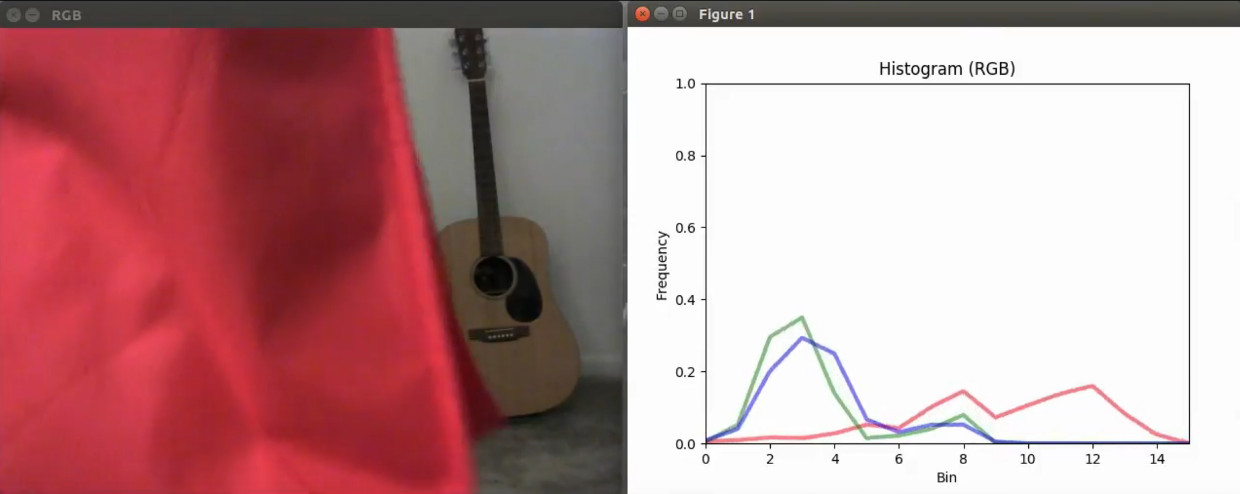
//> input picture images/rgb_histogram.jpg, 1240 x 494 px, given in place of the camera
$ ./colorthresh   (built with g++ and OpenCV 4)
//> lines starting //> are read from the running program, lines starting //| are printed output that depends on the picture; after the words box and inside, x2 and y2 are one past the last pixel; in counts of white or black regions, pixels touching at a corner belong together
#include <iostream>
#include <string>
#include <vector>
#include <opencv2/core/core.hpp>
#include <opencv2/highgui/highgui.hpp>
#include <opencv2/imgproc/imgproc.hpp>
#include <opencv2/videoio/videoio.hpp>

//! Defines for class internal use.
#define PIXEL_MIN 0
#define PIXEL_MAX 255
#define BTN_HUE 127

#define CTRL_WIN "Controls"
#define THRESH_WIN "Thresholded"
#define IM_WIN "Original"

#define COLOR_BGR 0
#define COLOR_GRAY 1
#define COLOR_HSV 2
#define COLOR_Lab 3
#define COLOR_Luv 4
#define COLOR_YCrCb 5
#define COLOR_YUV 6
#define NUM_COLOR_SPACES 7

enum Mode {
    IMAGE,
    VIDEO,
    CAM
};

//! Class for segmenting an image or video via color channel thresholding.
class ColorThreshold {
private:
    //! #img : Original image or video frame.
    //! #thresh : Thresholded image or video frame.
    //! #btn : Controls window clickable 'button' (btn) to display and change
    //!    current color space used for thresholding.
    //! #channels : Array of split channels for 3-channel color spaces
    //!    (not used for GRAY).
    cv::Mat img, thresh, btn, channels[3];

public:
    //! Controls window slider value vars, color space var, and mode enum.
    int ch0LowVal, ch0HighVal, ch1LowVal, ch1HighVal, ch2LowVal, ch2HighVal;
    int colorSpace;
    Mode mode;
    std::string source; // image or video source

    //! Update controls window clickable 'button' to display name of
    //! current color space.
    void updateButton() {
        cv::Mat btnWithText = btn.clone();
        std::string colorSpaceText;
        switch (colorSpace) {
            case COLOR_BGR: colorSpaceText = "BGR"; break;
            case COLOR_GRAY: colorSpaceText = "GRAY"; break;
            case COLOR_HSV: colorSpaceText = "HSV"; break;
            case COLOR_Lab: colorSpaceText = "Lab"; break;
            case COLOR_Luv: colorSpaceText = "Luv"; break;
            case COLOR_YCrCb: colorSpaceText = "YCrCb"; break;
            case COLOR_YUV: colorSpaceText = "YUV"; break;
        }
        cv::putText(btnWithText, colorSpaceText, cv::Point(170, 40),
            cv::FONT_HERSHEY_SIMPLEX, 1.0, cv::Scalar(0, 0, 0), 4,
            cv::LINE_8, false);
        cv::imshow(CTRL_WIN, btnWithText);
    }

    //! Threshold the current image; store the thresholded image in #thresh,
    //! display the thresholded image in window #THRESH_WIN.
    void thresholdImage() {
        //! Convert color space from BGR if necessary.
        if (colorSpace != COLOR_BGR) {
            int cvColorCode;
            switch (colorSpace) {
                case COLOR_GRAY: cvColorCode = cv::COLOR_BGR2GRAY; break;
                case COLOR_HSV: cvColorCode = cv::COLOR_BGR2HSV; break;
                case COLOR_Lab: cvColorCode = cv::COLOR_BGR2Lab; break;
                case COLOR_Luv: cvColorCode = cv::COLOR_BGR2Luv; break;
                case COLOR_YCrCb: cvColorCode = cv::COLOR_BGR2YCrCb; break;
                case COLOR_YUV: cvColorCode = cv::COLOR_BGR2YUV; break;
            }
            cv::cvtColor(img, thresh, cvColorCode, 0);
        } else {
            thresh = img.clone();
        }

        //! Display the original image after converting color space (but
        //! before thresholding color channel(s)).
        cv::imshow(IM_WIN, thresh);

        //! Split channels (if not grayscale); perform inRange operations
        //! to produce thresholded image.
        if (colorSpace == COLOR_GRAY) {
            cv::inRange(thresh, ch0LowVal, ch0HighVal, thresh);
        } else {
            cv::split(thresh, channels);
            cv::inRange(channels[0], ch0LowVal, ch0HighVal, channels[0]);
            cv::inRange(channels[1], ch1LowVal, ch1HighVal, channels[1]);
            cv::inRange(channels[2], ch2LowVal, ch2HighVal, channels[2]);
            cv::bitwise_and(channels[0], channels[1], thresh);
            cv::bitwise_and(thresh, channels[2], thresh);
        }

        cv::imshow(THRESH_WIN, thresh);
    }

    //! OpenCV trackbar callback.
    static void onTrackbar(int val, void* data) {
        //! Threshold image on trackbar change only in IMAGE mode. If VIDEO
        //! or CAM mode, the while loop in start() handles this.
        ColorThreshold* c = (ColorThreshold*)data;
        if (c->mode == IMAGE) {
            c->thresholdImage();
        }
    }

    //! OpenCV mouse event callback.
    static void onMouse(int event, int x, int y, int flags, void* data) {
        ColorThreshold* c = (ColorThreshold*)data;
        if (event == cv::EVENT_LBUTTONDOWN || event == cv::EVENT_RBUTTONDOWN) {
            //! Left click to cycle forward through color spaces, right click
            //! to cycle backward.
            int increment = event == cv::EVENT_LBUTTONDOWN ? 1 : -1;
            c->colorSpace = (c->colorSpace + increment) % NUM_COLOR_SPACES;

            //! Modulo of negative number is implementation-dependent,
            //! so perform manual check and set to last color space index.
            if (c->colorSpace < 0) {
                c->colorSpace = NUM_COLOR_SPACES - 1;
            }

            c->updateButton();

            //! Threshold image on color space change only in IMAGE mode.
            //! If VIDEO or CAM mode, the while loop in start() handles this.
            if (c->mode == IMAGE) {
                c->thresholdImage();
            }
        }
    }

    void start() {
        //! Load image or open VideoCapture and start thresholding routine.
        if (mode == IMAGE) {
            img = cv::imread(source);
            cv::imshow(IM_WIN, img);
            thresholdImage();
            cv::waitKey(0);
        } else {
            cv::VideoCapture cap;
            if (mode == VIDEO) {
                cap.open(source);
            } else {
                // If CAM mode, convert camera index string to int.
                cap.open(std::stoi(source, nullptr, 10));
            }

            if (!cap.isOpened()) {
                throw std::runtime_error("Error opening VideoCapture");
            }

            //! Threshold each frame of video in while loop.
            while (1) {
                if (!cap.read(img)) {
                    break;
                }
                cv::imshow(IM_WIN, img);
                thresholdImage();
                if (cv::waitKey(1) == 'q') {
                    break;
                }
            }
        }
    }

	void getValues(std::vector<int>& channelValues) {
		channelValues.push_back(ch0LowVal);
		channelValues.push_back(ch0HighVal);
		channelValues.push_back(ch1LowVal);
		channelValues.push_back(ch1HighVal);
		channelValues.push_back(ch2LowVal);
		channelValues.push_back(ch2HighVal);
	}

    ColorThreshold(Mode mode=CAM, std::string source="0") {
        ch0LowVal = PIXEL_MIN;
        ch0HighVal = PIXEL_MAX;
        ch1LowVal = PIXEL_MIN;
        ch1HighVal = PIXEL_MAX;
        ch2LowVal = PIXEL_MIN;
        ch2HighVal = PIXEL_MAX;
        colorSpace = 0;
        cv::namedWindow(CTRL_WIN);
        cv::namedWindow(THRESH_WIN);
        btn = cv::Mat(50, 400, CV_8UC3, cv::Scalar(BTN_HUE, BTN_HUE, BTN_HUE));
        this->mode = mode;
        this->source = source;

        //! Create trackbars. Note that we must pass 'this' pointer to
        //! static member functions.
        cv::createTrackbar("Ch0 Low", CTRL_WIN, &ch0LowVal, PIXEL_MAX,
            onTrackbar, this);
        cv::createTrackbar("Ch0 High", CTRL_WIN, &ch0HighVal, PIXEL_MAX,
            onTrackbar, this);
        cv::createTrackbar("Ch1 Low", CTRL_WIN, &ch1LowVal, PIXEL_MAX,
            onTrackbar, this);
        cv::createTrackbar("Ch1 High", CTRL_WIN, &ch1HighVal, PIXEL_MAX,
            onTrackbar, this);
        cv::createTrackbar("Ch2 Low", CTRL_WIN, &ch2LowVal, PIXEL_MAX,
            onTrackbar, this);
        cv::createTrackbar("Ch2 High", CTRL_WIN, &ch2HighVal, PIXEL_MAX,
            onTrackbar, this);

        //! Link color space 'button' to mouse event callback. Call
        //! updateButton() to initialize button with color space text.
        cv::setMouseCallback(CTRL_WIN, onMouse, this);
        updateButton();
    }
};

int main(int argc, char **argv) {
    Mode mode;
    std::string source;
    if (argc == 3 && strcmp(argv[1], "-i") == 0) {
        mode = IMAGE;
        source = argv[2];
    } else if (argc == 3 && strcmp(argv[1], "-v") == 0) {
        mode = VIDEO;
        source = argv[2];
    } else if (argc == 3 && strcmp(argv[1], "-c") == 0) {
        mode = CAM;
        source = argv[2];
    } else {
        mode = CAM;
        source = "0";
    }

    ColorThreshold c(mode, source);
//> slider 'Ch0 Low' is set to 51
//> slider 'Ch1 Low' is set to 51
//> slider 'Ch2 Low' is set to 51
    c.start();
//> in start, img is the input picture: 494 rows x 1240 cols, CV_8UC3; mean B, G, R 150.4, 147.8, 191.2
//> in thresholdImage, `cv::split(thresh, channels);`:
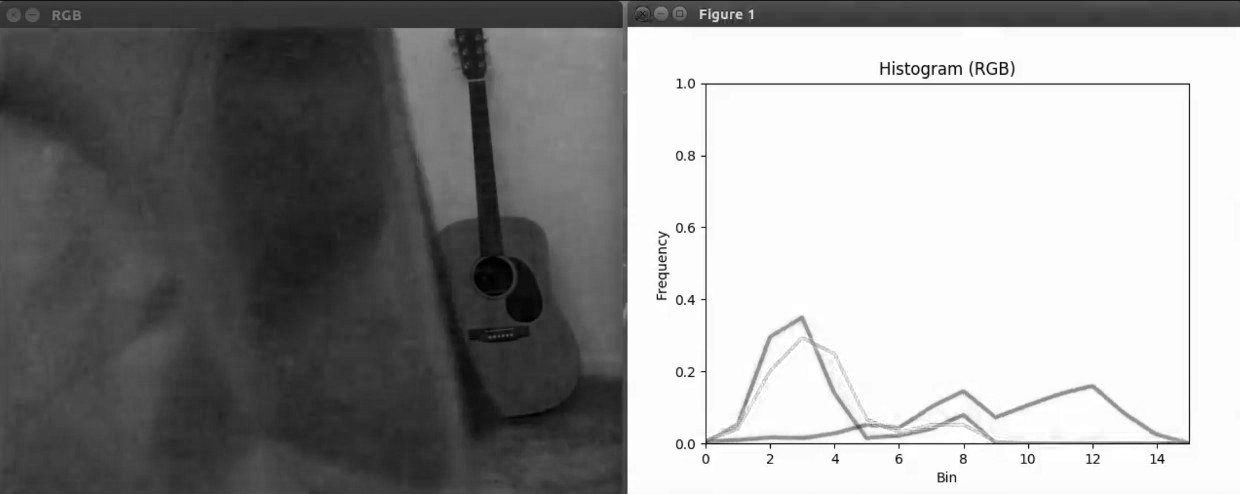
//> channels[0]: 494 rows x 1240 cols, CV_8UC1; min 0, max 255, mean 150.4
//> in thresholdImage, `cv::split(thresh, channels);`:
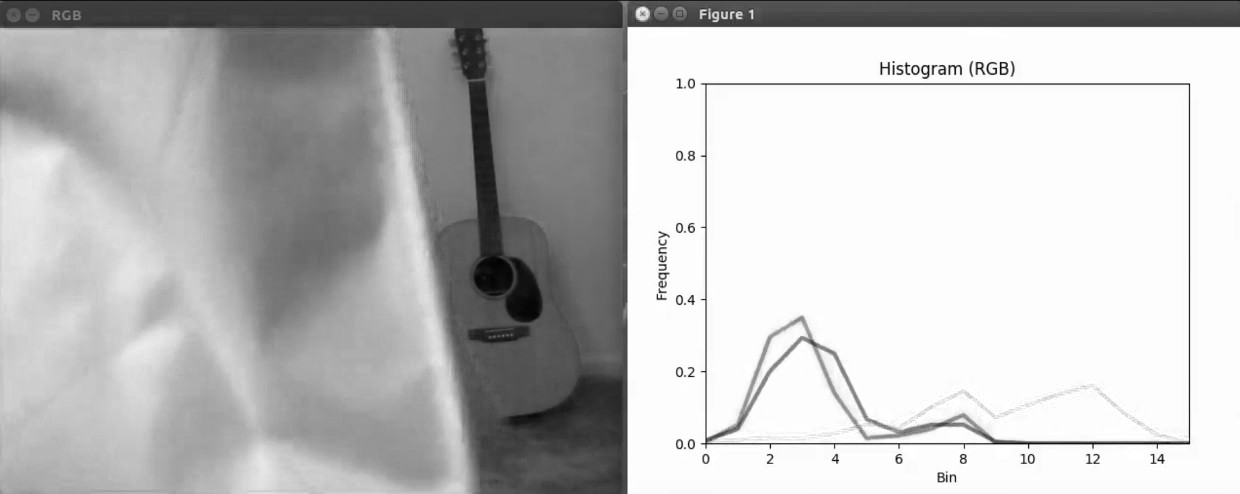
//> channels[2]: 494 rows x 1240 cols, CV_8UC1; min 0, max 255, mean 191.2
//> in thresholdImage, `cv::inRange(channels[0], ch0LowVal, ch0HighVal, channels[0]);`:
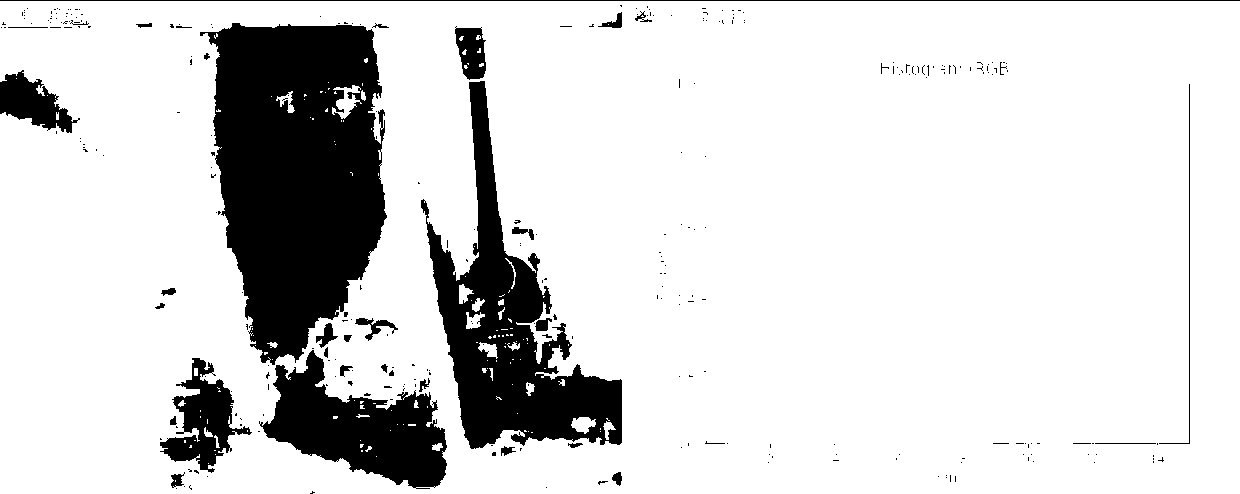
//> channels[0]: 494 rows x 1240 cols, CV_8UC1; 84.5% white; 300 black regions (263 under 20 px), largest, box (x1, y1, x2, y2) and area: (200, 23, 387, 365) 44977, (421, 81, 622, 449) 24634, (259, 350, 447, 489) 12992
//> in thresholdImage, `cv::inRange(channels[0], ch0LowVal, ch0HighVal, channels[0]);`: ch0LowVal = 51
//> in thresholdImage, `cv::inRange(channels[1], ch1LowVal, ch1HighVal, channels[1]);`:
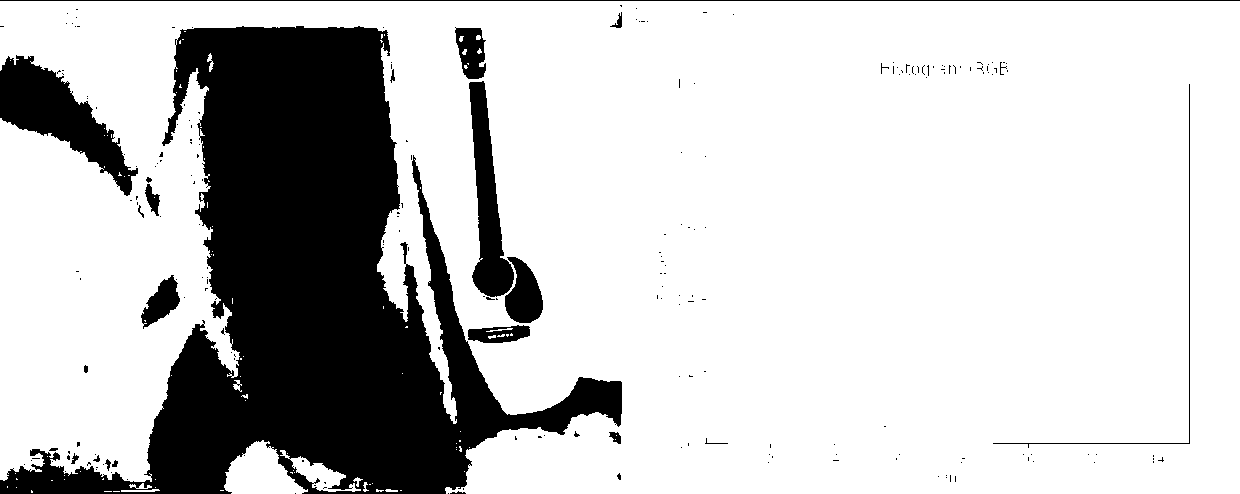
//> channels[1]: 494 rows x 1240 cols, CV_8UC1; 78.3% white; 220 black regions (196 under 20 px), largest, box (x1, y1, x2, y2) and area: (0, 26, 622, 494) 113035, (0, 55, 138, 196) 7285, (469, 81, 514, 297) 4629
//> in thresholdImage, `cv::inRange(channels[2], ch2LowVal, ch2HighVal, channels[2]);`:
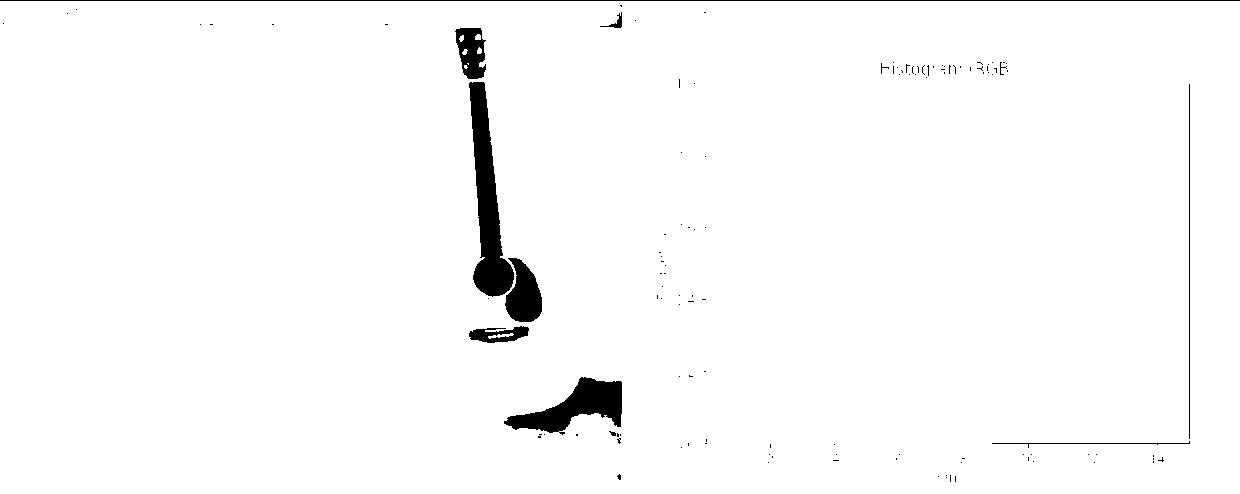
//> channels[2]: 494 rows x 1240 cols, CV_8UC1; 97.9% white; 122 black regions (111 under 20 px), largest, box (x1, y1, x2, y2) and area: (469, 82, 514, 297) 4506, (504, 377, 622, 435) 3073, (505, 258, 542, 322) 1575
//> in thresholdImage, `cv::bitwise_and(channels[0], channels[1], thresh);`:
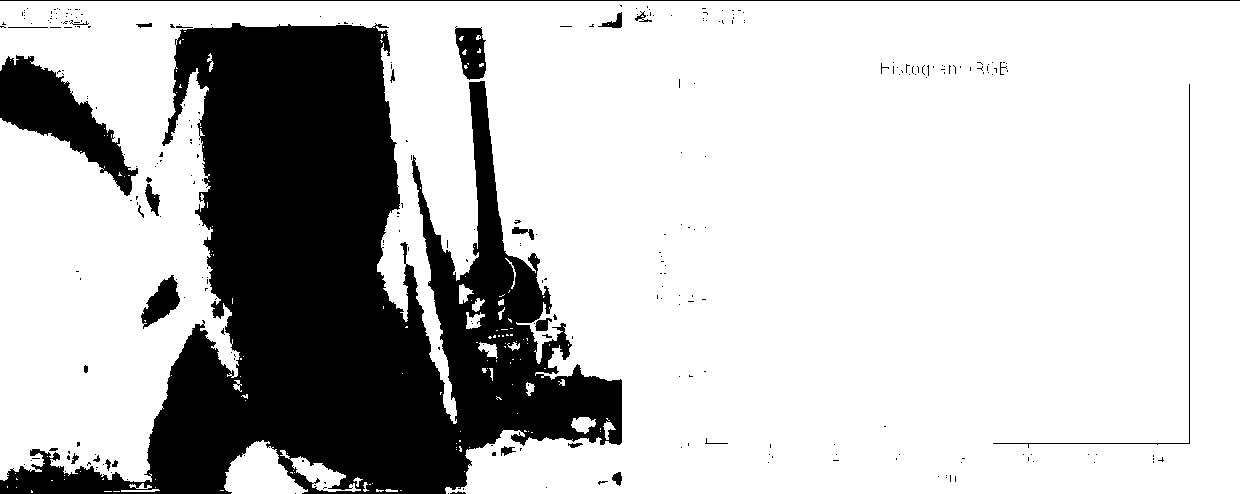
//> thresh: 494 rows x 1240 cols, CV_8UC1; 76.6% white; 294 black regions (263 under 20 px), largest, box (x1, y1, x2, y2) and area: (0, 23, 622, 494) 129746, (0, 55, 138, 196) 7285, (0, 0, 1240, 1) 1240
//> the 'q' key is pressed
    return 0;
}

$ run again, on images/thread_get.jpg
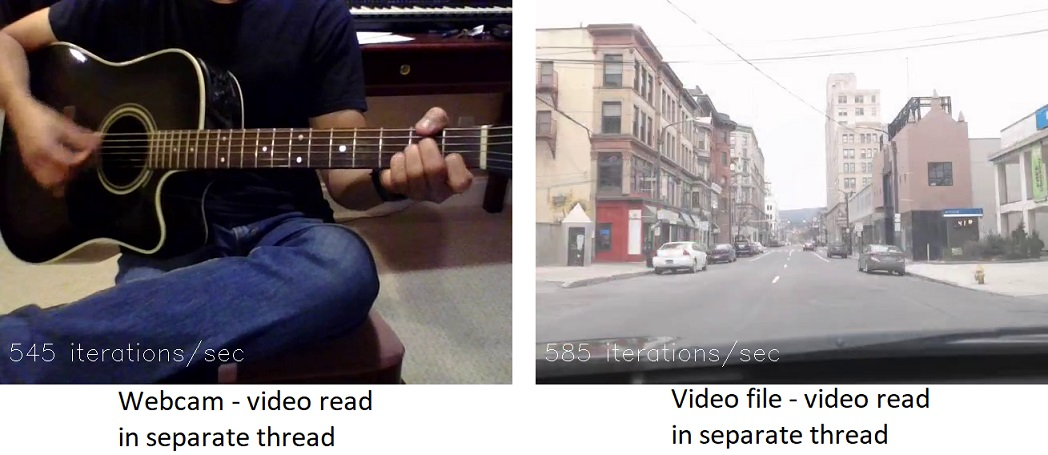
//> input picture images/thread_get.jpg, 1048 x 455 px, given in place of the camera
//> in start, img is the input picture: 455 rows x 1048 cols, CV_8UC3; mean B, G, R 137.5, 135.3, 141.1
//> in thresholdImage, `cv::inRange(channels[0], ch0LowVal, ch0HighVal, channels[0]);`:
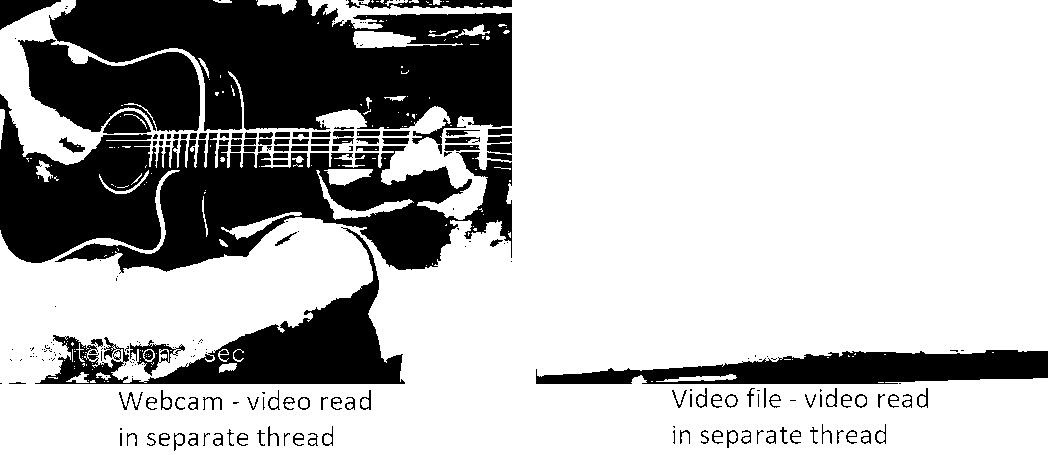
//> channels[0]: 455 rows x 1048 cols, CV_8UC1; 72.5% white; 235 black regions (114 under 20 px), largest, box (x1, y1, x2, y2) and area: (0, 94, 512, 274) 43018, (49, 0, 512, 154) 40937, (35, 227, 405, 384) 14461
//> ch0LowVal = 51
//> in thresholdImage, `cv::bitwise_and(thresh, channels[2], thresh);`:
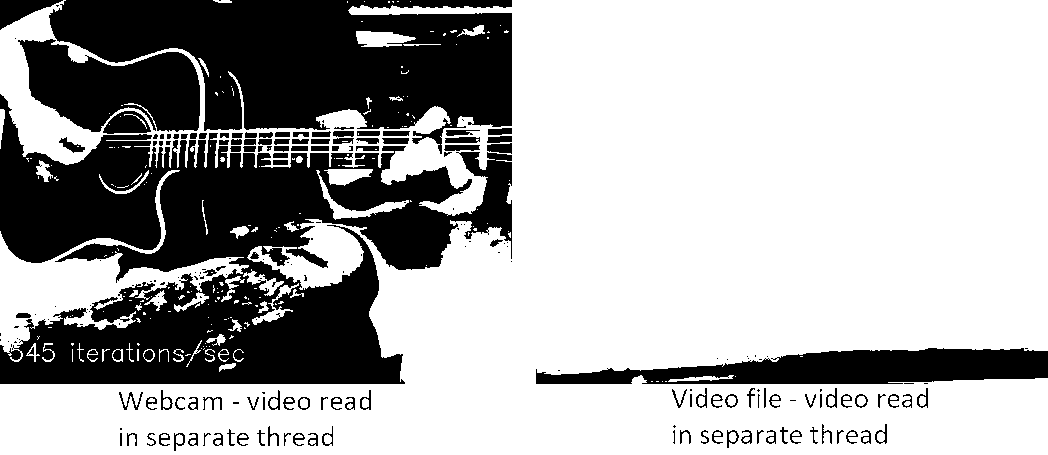
//> thresh: 455 rows x 1048 cols, CV_8UC1; 67.6% white; 211 black regions (93 under 20 px), largest, box (x1, y1, x2, y2) and area: (0, 94, 512, 384) 78176, (49, 0, 512, 154) 43857, (536, 348, 1048, 384) 11911
